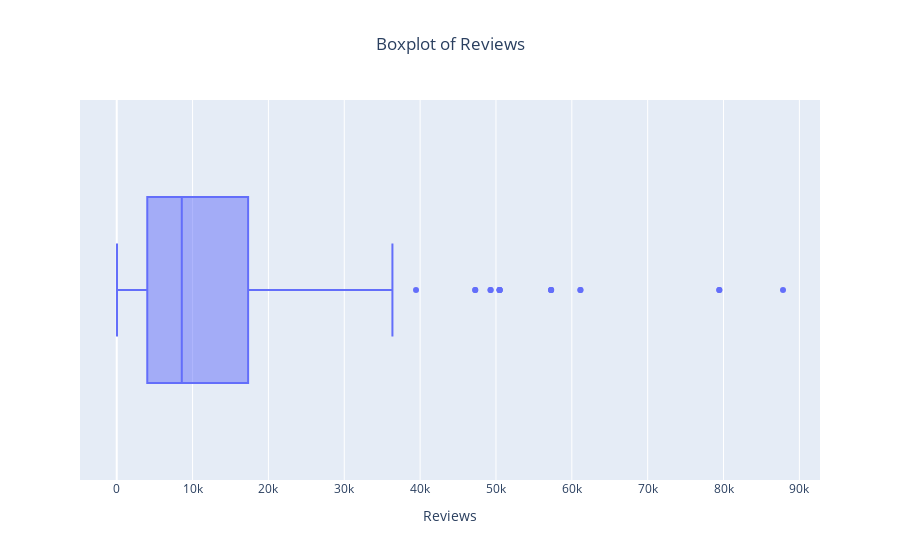
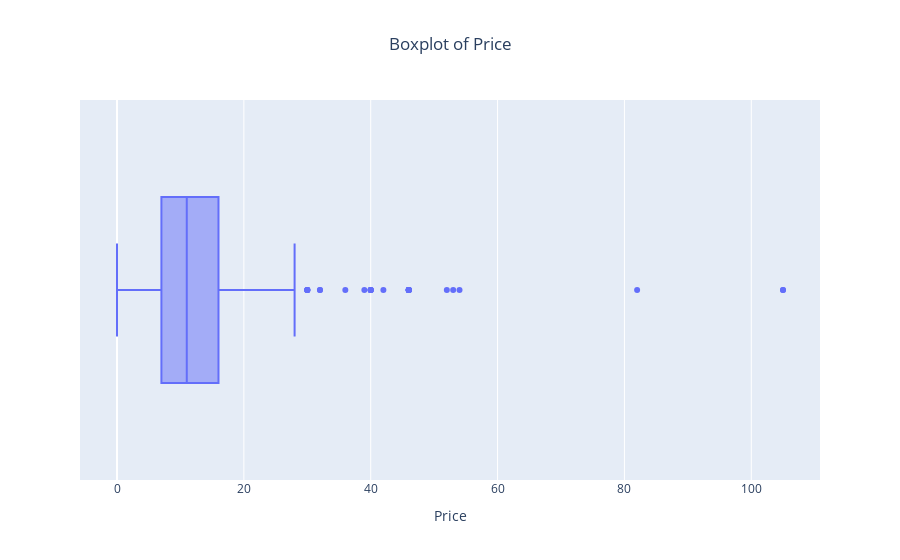

Source (notebook cell) for these figures, in order:
### Markdown cell above
#### 3.3.2 Usando boxplot y IQR 
IQR: El rango intercuartil (IQR) es la diferencia entre el tercer cuartil (Q3) y el primer cuartil (Q1). Los valores que caen por debajo de Q1 - 1.5 * IQR o por encima de Q3 + 1.5 * IQR se consideran outliers.

Los valores fuera del de este rango, son los que se representa como puntos en los bloxpots.

### Code cell
import plotly.express as px

selected_columns = ["Reviews", "Price"]

for column in selected_columns:
    fig = px.box(df, x=column, title=f"Boxplot of {column}")
    fig.update_layout(title_x=0.5)  # Centra el título
    fig.show()

### Figure 1 — Plotly figure (JSON) as saved in the notebook; plotly's stock layout.template omitted (floating-point values rounded to 4 significant figures; data arrays with more than 128 entries replaced by an {"elided": "..."} marker saying what was removed)
{"data": [{"alignmentgroup": "True", "hovertemplate": "Reviews=%{x}<extra></extra>", "legendgroup": "", "marker": {"color": "#636efa"}, "name": "", "notched": false, "offsetgroup": "", "orientation": "h", "showlegend": false, "type": "box", "x": {"elided": "550 int values"}, "x0": " ", "xaxis": "x", "y0": " ", "yaxis": "y"}], "layout": {"boxmode": "group", "legend": {"tracegroupgap": 0}, "title": {"text": "Boxplot of Reviews", "x": 0.5}, "xaxis": {"anchor": "y", "domain": [0, 1], "title": {"text": "Reviews"}}, "yaxis": {"anchor": "x", "domain": [0, 1]}}}

### Figure 2 — Plotly figure (JSON) as saved in the notebook; plotly's stock layout.template omitted (floating-point values rounded to 4 significant figures; data arrays with more than 128 entries replaced by an {"elided": "..."} marker saying what was removed)
{"data": [{"alignmentgroup": "True", "hovertemplate": "Price=%{x}<extra></extra>", "legendgroup": "", "marker": {"color": "#636efa"}, "name": "", "notched": false, "offsetgroup": "", "orientation": "h", "showlegend": false, "type": "box", "x": {"elided": "550 int values"}, "x0": " ", "xaxis": "x", "y0": " ", "yaxis": "y"}], "layout": {"boxmode": "group", "legend": {"tracegroupgap": 0}, "title": {"text": "Boxplot of Price", "x": 0.5}, "xaxis": {"anchor": "y", "domain": [0, 1], "title": {"text": "Price"}}, "yaxis": {"anchor": "x", "domain": [0, 1]}}}
